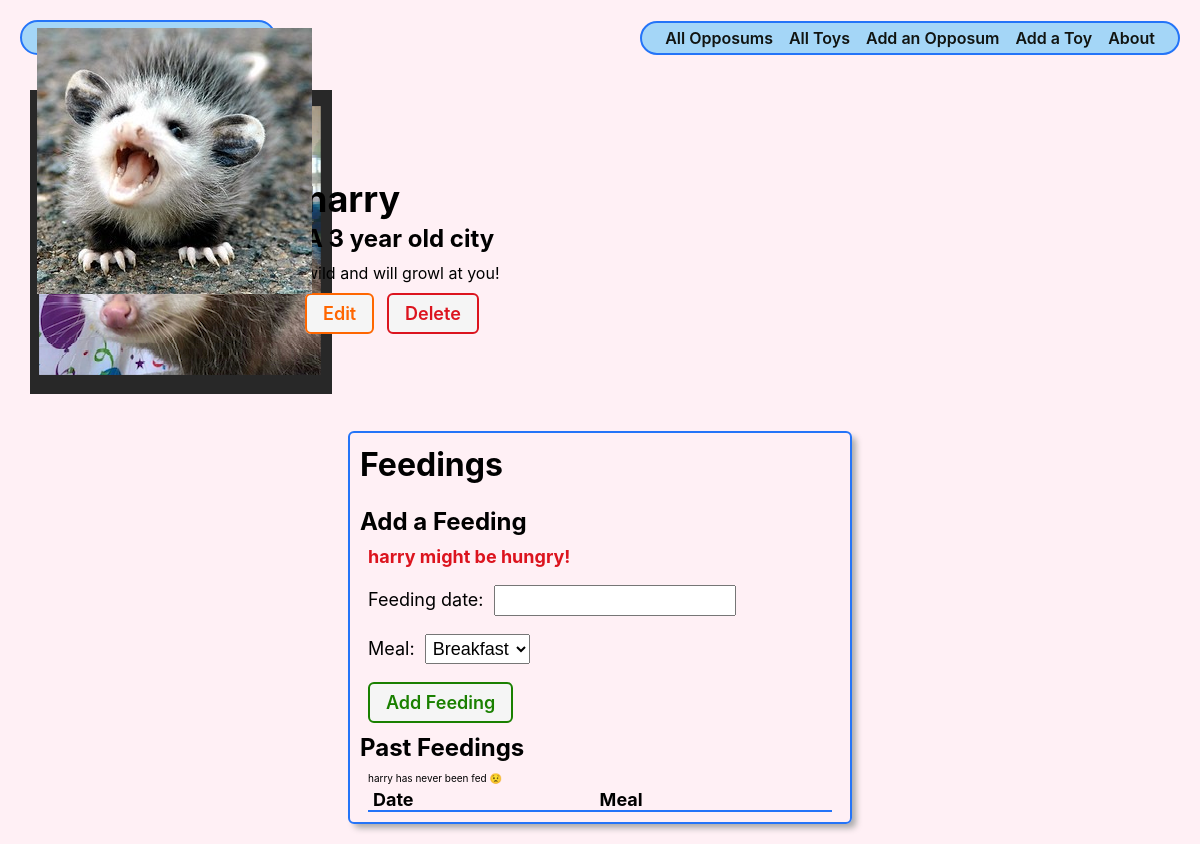
Before: /opposums/1/ with the older database file.
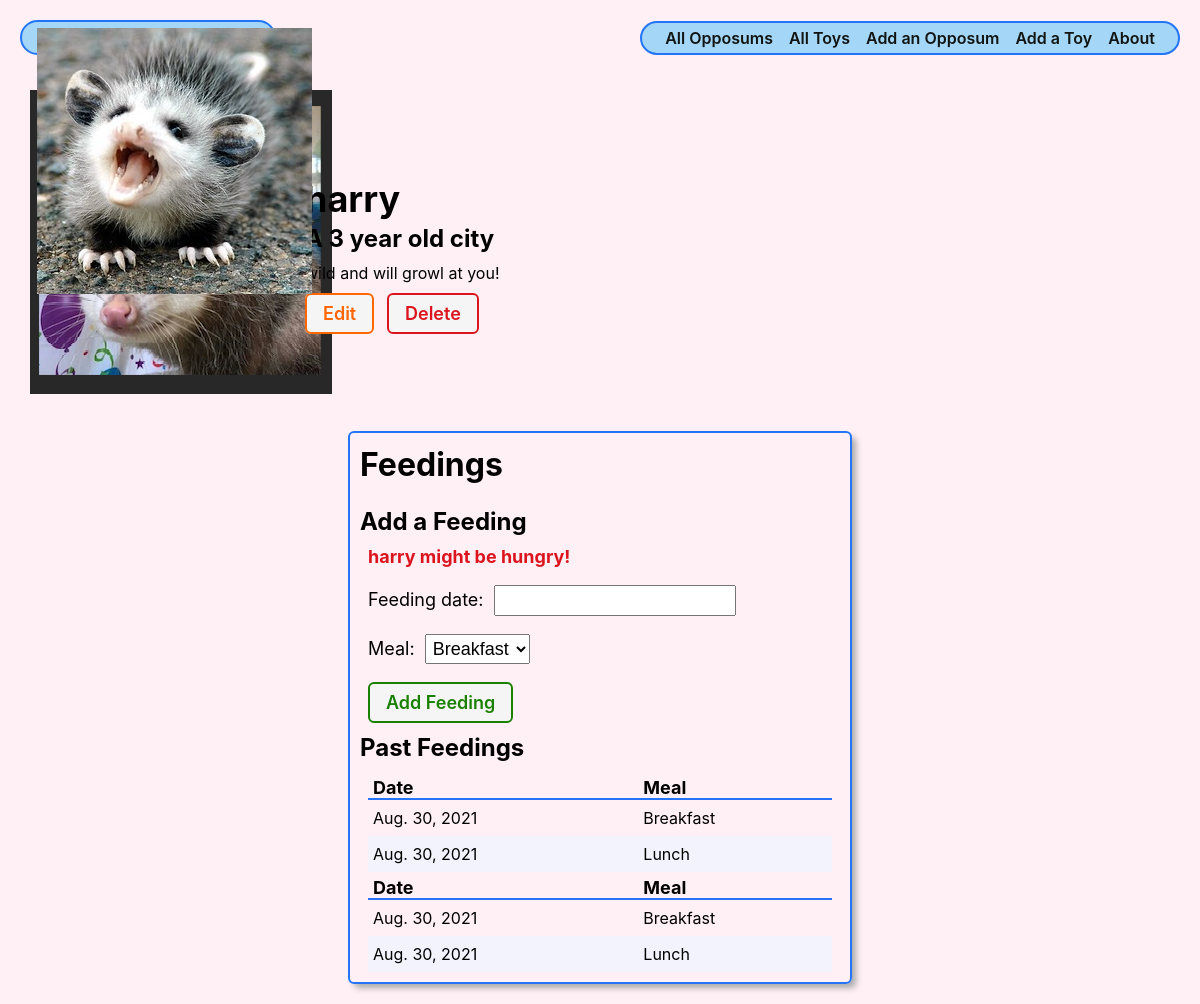
After: the same page with the newer database file.
### main_app/models.py (models this page shows, shortened)
class Opposum(models.Model):
  name = models.CharField(max_length=100)
  breed = models.CharField(max_length=100)
  description = models.TextField(max_length=250)
  age = models.IntegerField()
  def fed_for_today(self):
    return self.feeding_set.filter(date=date.today()).count() >= len(MEALS)

class Feeding(models.Model):
  date = models.DateField('Feeding date')
  meal = models.CharField(max_length=1,
  choices=MEALS,
  default=MEALS[0][0]
  )
  opposum = models.ForeignKey(Opposum, on_delete=models.CASCADE)
  class Meta:
    ordering = ['-date']

### main_app/views.py (the view)
# urls.py: path('opposums/<int:opposum_id>/', views.opposums_detail, name='opposums_detail'),
def opposums_detail(request, opposum_id):
  opposum = Opposum.objects.get(id=opposum_id)
  feeding_form = FeedingForm()
  return render(request, 'opposums/detail.html', { 'opposum': opposum, 'feeding_form': feeding_form })

### main_app/forms.py
class FeedingForm(ModelForm):
  class Meta:
    model = Feeding
    fields = ['date', 'meal']

### main_app/templates/opposums/detail.html (shortened to what this page needs)
{% extends 'base.html' %}
{% load static %}
{% block head %}
<link
  href="https://cdn.jsdelivr.net/npm/mc-datepicker/dist/mc-calendar.min.css"
  rel="stylesheet"
/>
<link
  rel="stylesheet"
  type="text/css"
  href="{% static 'css/opposum-detail.css' %}"
/>
{% endblock %}
{% block content %}
<section class="opposum-container">
  <div class="opposum-img">
  </div>
  <div class="opposum-details">
    <h1>{{ opposum.name }}</h1>
    {% if opposum.age > 0 %}
    <h2>A {{ opposum.age }} year old {{ opposum.breed }}</h2>
    {% else %}
    <h2>A {{ opposum.breed }} joey.</h2>
    {% endif %}
    <p>{{ opposum.description }}</p>
    <div class="opposum-actions">
      <a href="{% url 'opposums_update' opposum.id %}" class="btn warn">Edit</a>
      <a href="{% url 'opposums_delete' opposum.id %}" class="btn danger">Delete</a>
    </div>
 </div>
</section>
<div class="feedings-toy-container">
  <section class="feedings">
    <div class="subsection-title">
      <h2>Feedings</h2>
    </div>
    <div>
     <h3>Add a Feeding</h3>
    <form
      action="{% url 'add_feeding' opposum.id %}"
      method="post"
      class="subsection-content"
    >
        {% if opposum.fed_for_today %}
          <p class="fed">{{ opposum.name }} has been fed all thier meals for today!</p>
          {% else %}
            <p class="unfed">{{opposum.name}} might be hungry!</p>
            {% endif %}
      {{ feeding_form.as_p }}
      <button type="submit" class="btn submit">Add Feeding</button>
    </form>
    <h3>Past Feedings</h3>
    {% if opposum.feeding_set.all.count %}
      <table>
        <thead>
          <tr><th>Date</th><th>Meal</th></tr>
        </thead>
        <tbody>
          {% for feeding in opposum.feeding_set.all %}
            <tr>
              <td>{{feeding.date}}</td>
              <td>{{feeding.get_meal_display}}</td>
            </tr>
          {% endfor %}
        </tbody>
      </table>
    {% else %}
      <p class="subsection-content">{{opposum.name}} has never been fed 😟</p>
    {% endif %}
    <table>
      <thead>
        <tr><th>Date</th><th>Meal</th></tr>
      </thead>
      <tbody>
        {% for feeding in opposum.feeding_set.all %}
          <tr>
            <td>{{feeding.date}}</td>
            <td>{{feeding.get_meal_display}}</td>
          </tr>
        {% endfor %}
      </tbody>
    </table>
  </section>
</div>
{% endblock %}

Changed rows visible on the page:
shown differently, row unchanged: Opposum "harry": name "harry" → (not shown)
added Feeding: date "Aug. 30, 2021", meal "Breakfast"
added Feeding: date "Aug. 30, 2021", meal "Lunch"
Other visible differences:
text no longer shown: "has never been fed 😟"
text now shown: "Date Meal"
